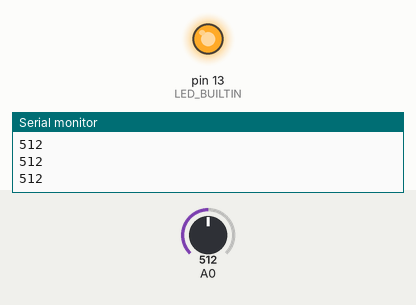
Recording of a sketch running on a simulated Arduino Uno, built with avr-gcc and run on an emulated ATmega328P. On the bench: output pins drawn as LEDs (lit = HIGH), the last lines printed to the serial monitor. Inputs (shaded band) come from the test bench; at power-on: A0 = 512.

Above: at 1.2 s.
1.3 s: A0 set to 1011
2.8 s: A0 set to 1019
At 3.8 s:
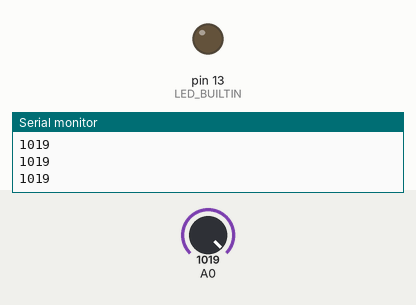
4.3 s: A0 set to 900
At 5.5 s:
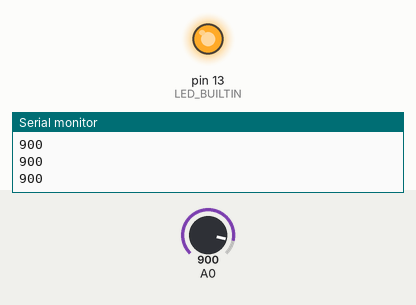
5.8 s: A0 set to 1023
At 6.2 s:
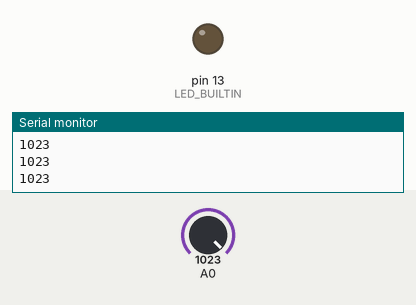
Timing chart, 0 to 8.3 s (numbered marks = the images above; inputs shaded):
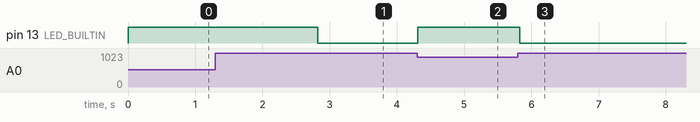

Measured:
- the behaviour switches between 1018 and 1019 on A0 (found by bisection; images 0 and 1)
- after the input at 2.8 s, pin 13 (LED_BUILTIN): HIGH → LOW at once
- after the input at 4.3 s, pin 13 (LED_BUILTIN): LOW → HIGH at once
- after the input at 5.8 s, pin 13 (LED_BUILTIN): HIGH → LOW at once

The sketch:

Arduino_Touch_Test.ino
```cpp
void setup() {
  // put your setup code here, to run once:

Serial.begin(9600);
pinMode(A0,INPUT_PULLUP);
pinMode(LED_BUILTIN,HIGH);
}

void loop() {
  // put your main code here, to run repeatedly:
Serial.println((String)analogRead(A0));
if(analogRead(A0) < 1019)
digitalWrite(LED_BUILTIN,HIGH);
else
digitalWrite(LED_BUILTIN,LOW);
delay(30);
}
```
